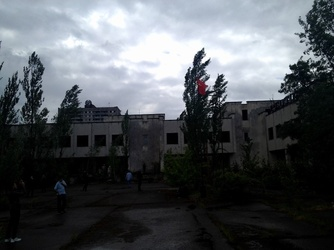
#> input picture Kodlar ve datasetler/ML_ve_CV/9 - Görüntüde karşıtlık ve parlaklık ayarı/bina.jpg, 334 x 250 px, shrunk from 814 x 609 before the run
$ jupyter execute 'Parlaklık_Kontrast_Histogram_Eşitleme.ipynb'
#> lines starting #> are read from the running program, lines starting #| are printed output that depends on the picture
[cell 1]
import cv2 as cv
import numpy as np
import matplotlib.pyplot as plt

[cell 2]
img = cv.imread('bina.jpg')
#> img is the input picture: shape (250, 334, 3); mean B, G, R 89.9, 85.6, 81.3
img= cv.cvtColor(img, cv.COLOR_BGR2RGB)

[cell 3]
parlak_img = cv.convertScaleAbs(img, beta=80)
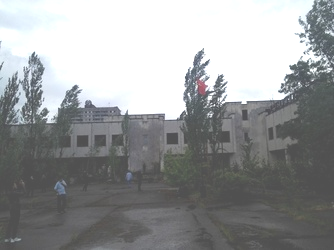
#> parlak_img: shape (250, 334, 3); mean R, G, B 152, 153.9, 154.9

[cell 4]
plt.figure(figsize=(15,20))
plt.subplot(121), plt.imshow(img), plt.title('Orijinal')
plt.xticks([]), plt.yticks([])

plt.subplot(122), plt.imshow(parlak_img), plt.title('Parlak')
plt.xticks([]), plt.yticks([])

plt.show()
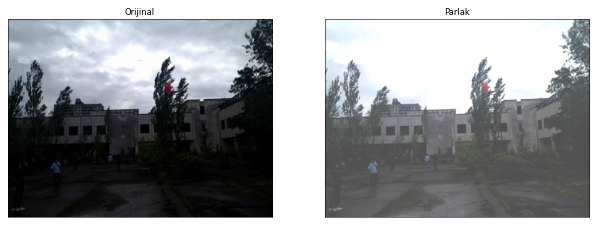
#> figure drawn by matplotlib, 2 panels

[cell 5]
cv.imwrite('parlak bina.jpg', parlak_img)
#> Out = True

[cell 6]
yaprak_img = cv.imread('yaprak.jpg')
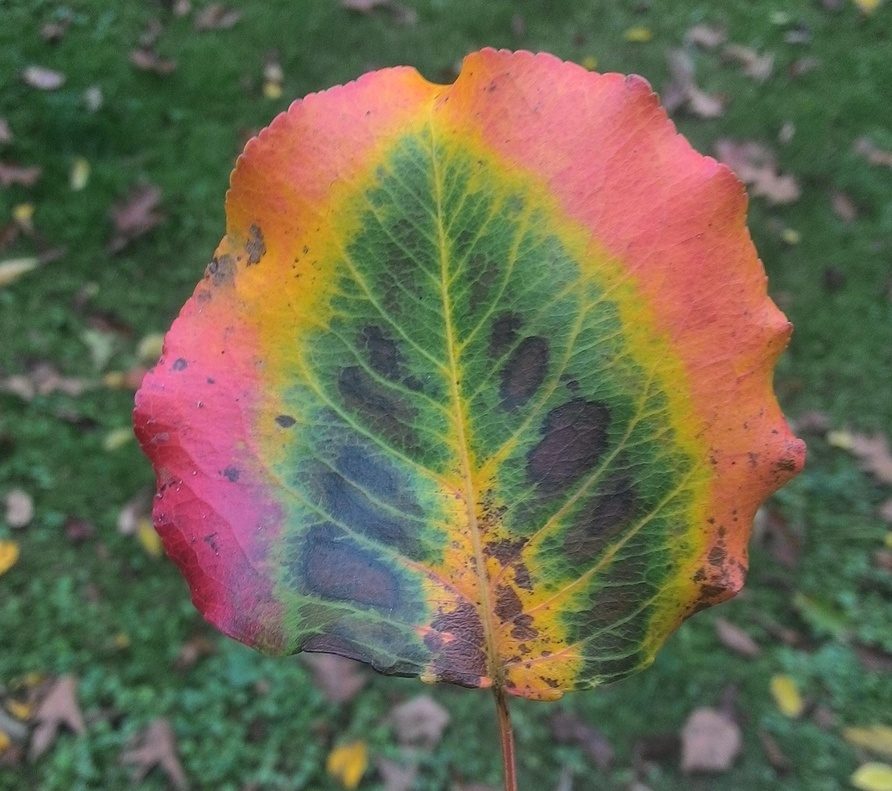
#> input picture Kodlar ve datasetler/ML_ve_CV/9 - Görüntüde karşıtlık ve parlaklık ayarı/yaprak.jpg, 892 x 791 px, shrunk from 2171 x 1927 before the run
#> yaprak_img is the input picture: shape (791, 892, 3); mean B, G, R 80, 104.5, 107
yaprak_img = cv.cvtColor(yaprak_img, cv.COLOR_BGR2RGB)

[cell 7]
kontrast_img = cv.convertScaleAbs(yaprak_img, alpha=4)
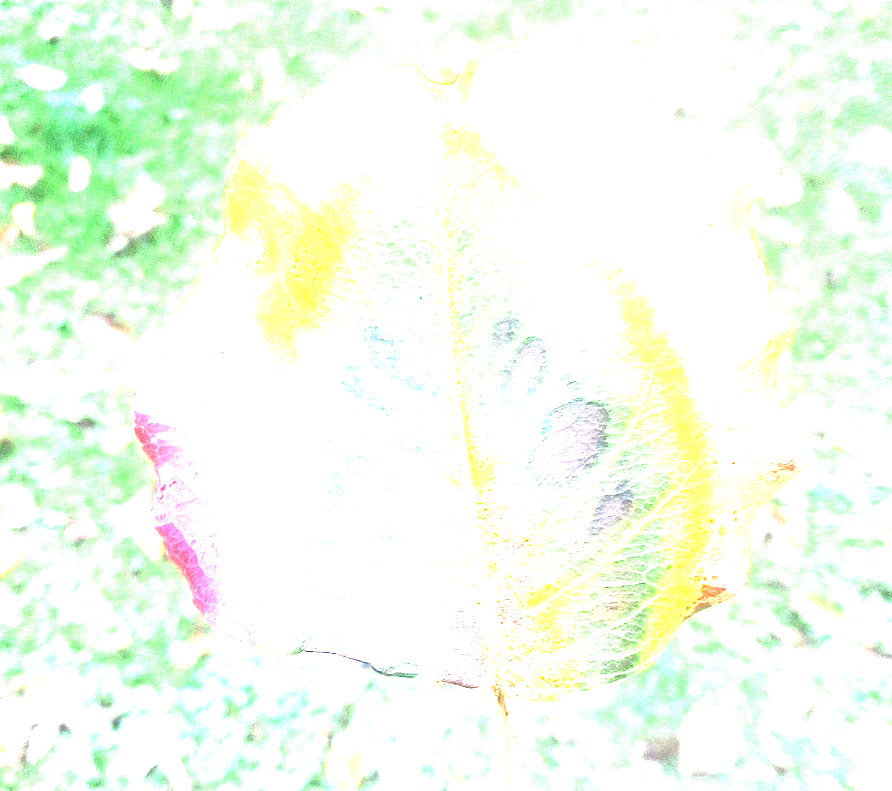
#> kontrast_img: shape (791, 892, 3); mean R, G, B 243.1, 253.5, 238.6

[cell 8]
plt.figure(figsize=(15,20))

plt.subplot(121), plt.imshow(yaprak_img), plt.title('Orijinal')
plt.xticks([]), plt.yticks([])

plt.subplot(122), plt.imshow(kontrast_img), plt.title('Kontrast')
plt.xticks([]), plt.yticks([])

plt.show()

[cell 9]
gray_img = cv.cvtColor(img,cv.COLOR_BGR2GRAY)
plt.imshow(gray_img, cmap='gray')

[cell 10]
parlak_gray = cv.convertScaleAbs(gray_img, beta = 100)
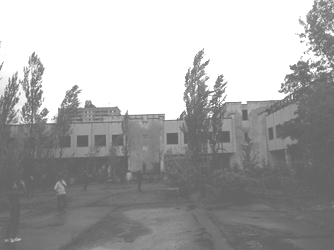
#> parlak_gray: shape (250, 334); min 100, max 255, mean 167.6
plt.imshow(parlak_gray, cmap='gray')

[cell 11]
hist_gray = cv.equalizeHist(gray_img)
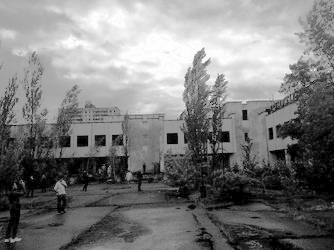
#> hist_gray: shape (250, 334); min 0, max 255, mean 124.6

[cell 12]
plt.figure(figsize=(15,20))

plt.subplot(121), plt.imshow(parlak_gray,cmap='gray'), plt.title('Parlak Gri')
plt.xticks([]), plt.yticks([])

plt.subplot(122), plt.imshow(hist_gray, cmap='gray'), plt.title('Histogram Eşitleme')
plt.xticks([]), plt.yticks([])

plt.show()

[cell 13]
plt.figure(figsize=(7,5))
plt.hist(parlak_gray.flatten(),256,[0,256],color = 'r')
plt.show()
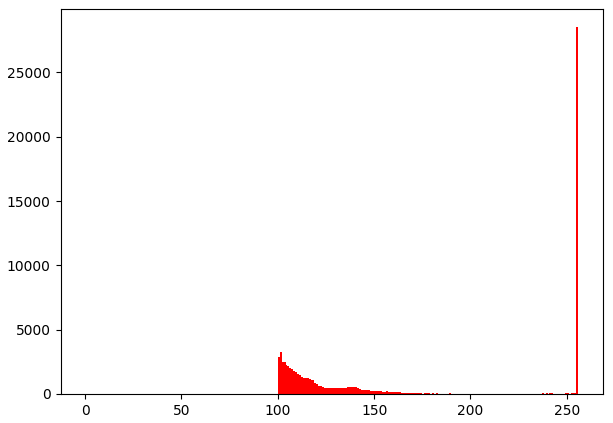
#> figure drawn by matplotlib, 1 panel; tallest bar 28509 high, from x = 255 to 256

[cell 14]
plt.figure(figsize=(7,5))
plt.hist(hist_gray.flatten(),256,[0,256], color = 'r')
plt.show()
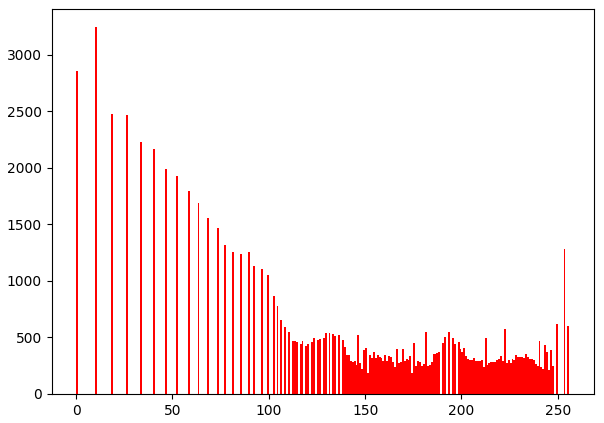
#> figure drawn by matplotlib, 1 panel; tallest bar 3243 high, from x = 10 to 11
